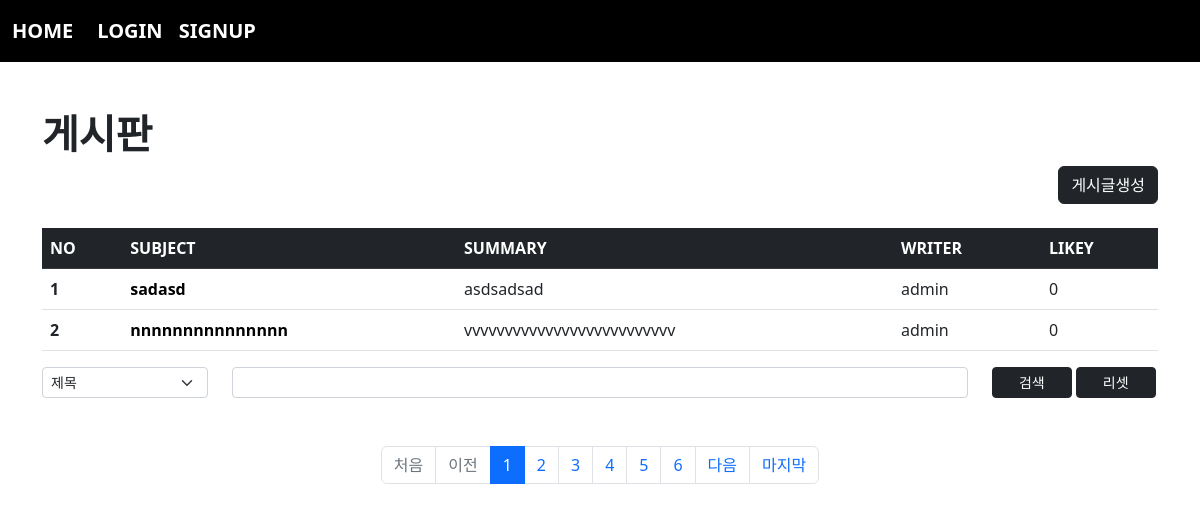
The app's page /board/index/ with its own data.
### board/models.py (models this page shows, shortened)
class Board(models.Model):
    subject = models.CharField(max_length=100)
    writer = models.ForeignKey(User, on_delete=models.CASCADE, related_name="writer")
    content = models.TextField()
    pubdate = models.DateTimeField()
    likey = models.ManyToManyField(User, blank=True, related_name="likey")

### acc/models.py (models this page shows, shortened)
class User(AbstractUser):
    comment = models.TextField()
    point = models.IntegerField(default=0)
    pic = models.ImageField(upload_to="user/%y/%m")

### board/views.py (the view)
# urls.py: path('index/' ,views.index, name="index"),
def index(request):
    pg = request.GET.get("page", 1)
    cate = request.GET.get("cate", "")
    kw = request.GET.get("kw", "")
    if kw:
        if cate == "sub":
            b = Board.objects.filter(subject__startswith=kw)
        elif cate == "wri":
            try:
                from acc.models import User
                u = User.objects.get(username=kw)
                b = Board.objects.filter(writer=u)
            except:
                b = Board.objects.none()
        elif cate == "con":
            b = Board.objects.filter(content__contains=kw)
        else:
            b = Board.objects.none()
    else:
        b = Board.objects.all()
    b = b.order_by("-pubdate")
    pag = Paginator(b, 2)
    obj = pag.get_page(pg)
    context = {
        "bset" : obj,
        "kw" : kw,
        "cate" : cate
    }
    return render(request, "board/index.html", context)

### templates/board/index.html (shortened to what this page needs)
{% extends 'base.html' %}
{% block con %}
    {% load mathfilters %}
    <h1><b>게시판</b></h1>
    <div class="text-end">
        <a href="{% url 'board:create' %}" class="btn btn-dark">게시글생성</a>
    </div>
    <table class="table table-hover mt-4">
        <thead>
            <tr class="table-dark">
                <th scope="col">NO</th>
                <th scope="col">SUBJECT</th>
                <th scope="col">SUMMARY</th>
                <th scope="col">WRITER</th>
                <th scope="col">LIKEY</th>
            </tr>
        </thead>
        <tbody>
            {% if bset %}
                {% for i in bset %}
                    <tr>
                        <th scope="row">{{ bset.start_index|add:forloop.counter0 }}</th>
                        <td><a class="sub" href="{% url 'board:detail' i.id %}">{{ i.subject }}</a></td>
                        <td>{{ i.content|truncatewords:10 }}</td>
                        <td>{{ i.writer }}</td>
                        <td>0</td>
                    </tr>
                {% endfor %}
            {% endif %}
        </tbody>
    </table>
    <form>
        <div class="row mt-3 mb-5">
            <div class="col-sm-2">
                <select name="cate" class="form-select form-select-sm">
                    <option value="sub" {% if cate == "sub" %} selected {% endif %}>제목</option>
                </select>
            </div>
            <div class="col-sm-8">
                <input type="text" name="kw" value="{{kw}}" class="form-control form-control-sm">
            </div>
            <div class="col-sm-2">
                <button class="btn btn-dark btn-sm" style="width:48%">검색</button>
                <a class="btn btn-dark btn-sm" href="{% url 'board:index' %}" style="width:48%">리셋</a>
            </div>
        </div>
    </form>
    <nav aria-label="Page navigation example">
        <ul class="pagination justify-content-center">
            {% if bset.has_previous %}
                <li class="page-item"><a class="page-link" href="{% url 'board:index' %}?page=1&cate={{cate}}&kw={{kw}}">처음</a></li>
                <li class="page-item"><a class="page-link" href="{% url 'board:index' %}?page={{ bset.previous_page_number }}&cate={{cate}}&kw={{kw}}">이전</a></li>
            {% else %}
                <li class="page-item disabled"><a class="page-link">처음</a></li>
                <li class="page-item disabled"><a class="page-link">이전</a></li>
            {% endif %}
            {% for i in bset.paginator.page_range %}
                {% if i >= bset.number|sub:4 and bset.number|add:5 >= i %}
                    <li class="page-item {% if bset.number == i %} active {% endif %}"><a class="page-link" href="{% url 'board:index' %}?page={{i}}&cate={{cate}}&kw={{kw}}">{{i}}</a></li>
                {% endif %}
            {% endfor %}
            {% if bset.has_next %}
                <li class="page-item"><a class="page-link" href="{% url 'board:index' %}?page={{ bset.next_page_number }}&cate={{cate}}&kw={{kw}}">다음</a></li>
                <li class="page-item"><a class="page-link" href="{% url 'board:index' %}?page={{ bset.paginator.num_pages }}&cate={{cate}}&kw={{kw}}">마지막</a></li>
            {% else %}
                <li class="page-item disabled"><a class="page-link">다음</a></li>
                <li class="page-item disabled"><a class="page-link">마지막</a></li>
            {% endif %}
        </ul>
    </nav>
{% endblock %}

### templates/board/index.html (style rules this page uses)
.sub { text-decoration: none; color:black; font-weight: bold; }

### records on screen
Board: start_index|add "1", subject "sadasd", content "asdsadsad", writer "admin"
Board: start_index|add "2", subject "nnnnnnnnnnnnnnn", content "vvvvvvvvvvvvvvvvvvvvvvvvvv", writer "admin"

### other values on screen
{{ i }} "1" "2" "3" "4" "5" "6"
